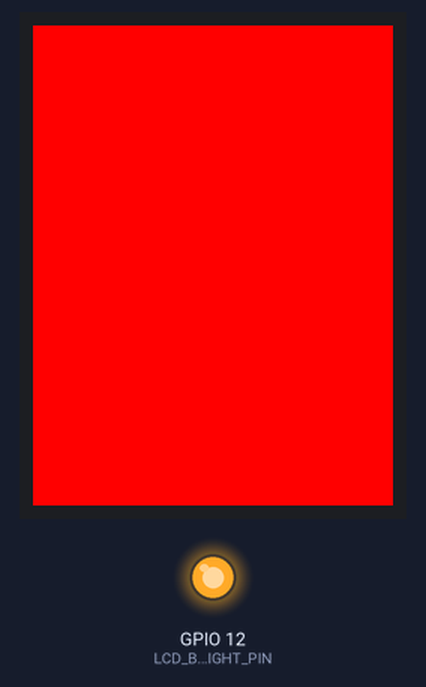
Bench run of a sketch on a simulated ESP32. Shown: 240×320 colour display, output pins drawn as LEDs (lit = HIGH). Pins used as bus, display or sensor lines are not drawn; what the sketch prints to the serial monitor is not drawn.

Above: at 0.9 s.
At 2.9 s:
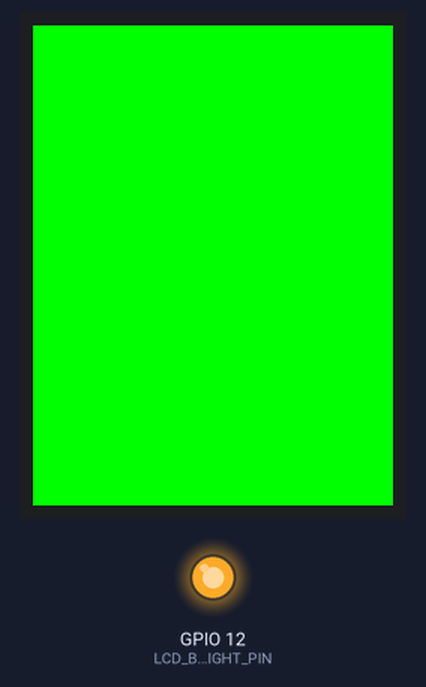
At 5.0 s:
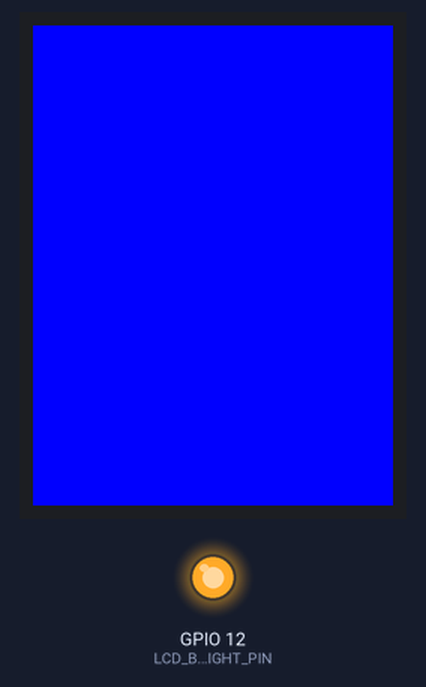
At 7.1 s:
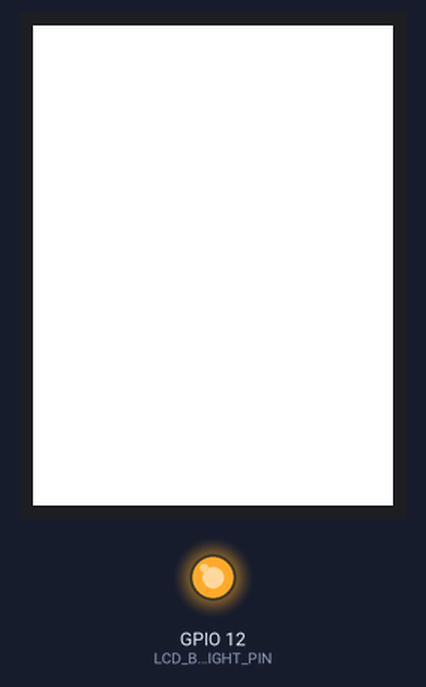
At 9.2 s:
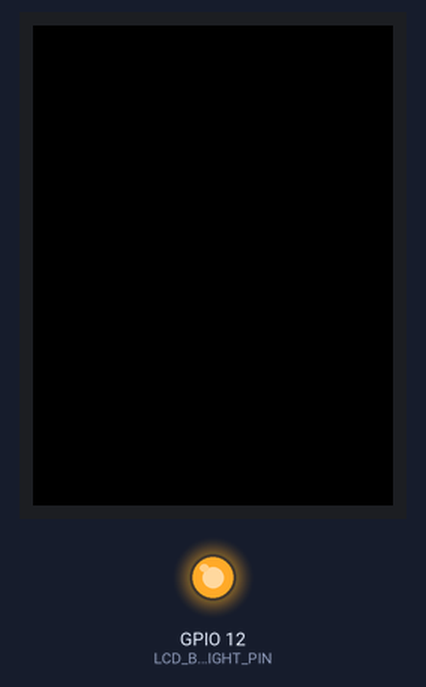
At 11.3 s:
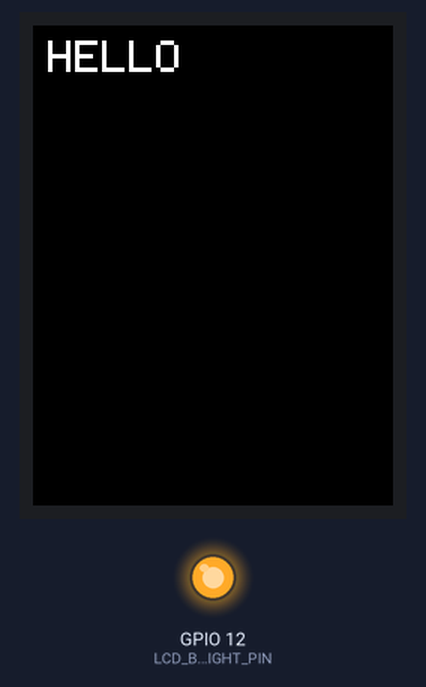

Measured:
- by itself, everything shown: repeats every 13.5 s, in 6 steps
- what the display in image 0 shows lasts 2.1 s, from 0.8 s to 2.9 s
- what the display in image 4 shows lasts 2.2 s, from 9.1 s to 11.3 s
- what the display in image 5 shows lasts 3.0 s, from 11.3 s to 14.3 s

The sketch:

LCDTest.ino
```cpp
//      ******************************************************************
//      *                                                                *
//      *   Minimal ILI9341 test -- bypasses TouchUserInterfaceForArduino *
//      *                                                                *
//      ******************************************************************

// Last updated: 2026-07-25 09:09 PDT

//
// Standalone diagnostic for the Airstream board's touchscreen. Talks to
// the Adafruit_ILI9341 driver directly with nothing else running (no LoRa,
// no MPU6050, no TouchUserInterfaceForArduino) to rule out any interaction
// between those and isolate whether the LCD hardware/wiring itself works
// at the most basic level: can we fill the screen a solid color at all?
//
// If this ALSO shows nothing, the problem is wiring/hardware (LCD_CS,
// LCD_DC, LCD_RST, or the SPI lines specific to the LCD connector), not
// anything in the higher-level sketch code.
//

#include <Arduino.h>
#include <SPI.h>
#include <Adafruit_GFX.h>
#include <Adafruit_ILI9341.h>

const int LCD_CS_PIN = 2;
const int LCD_DC_PIN = 17;
// LCD_RESET is jumpered to the LED_RST net (GPIO16), not LCD_RST (GPIO33) --
// GPIO33 isn't actually connected to the panel's reset pin on this board.
const int LCD_RST_PIN = 16;
const int LCD_BACKLIGHT_PIN = 12;

const int SPI_SCK_PIN = 5;
const int SPI_MISO_PIN = 19;
const int SPI_MOSI_PIN = 27;

Adafruit_ILI9341 tft(LCD_CS_PIN, LCD_DC_PIN);

void fillAndReport(const char *colorName, uint16_t color)
{
  Serial.print("Filling screen: ");
  Serial.println(colorName);
  tft.fillScreen(color);
  delay(2000);
}

void setup()
{
  Serial.begin(115200);
  delay(500);
  Serial.println();
  Serial.println("LCDTest starting");

  pinMode(LCD_RST_PIN, OUTPUT);
  digitalWrite(LCD_RST_PIN, LOW);
  delay(20);
  digitalWrite(LCD_RST_PIN, HIGH);
  delay(150);
  Serial.println("LCD_RST pulsed");

  pinMode(LCD_BACKLIGHT_PIN, OUTPUT);
  digitalWrite(LCD_BACKLIGHT_PIN, HIGH);
  Serial.println("Backlight on");

  SPI.begin(SPI_SCK_PIN, SPI_MISO_PIN, SPI_MOSI_PIN);
  Serial.println("SPI.begin() done");

  Serial.println("Calling tft.begin()...");
  tft.begin();
  Serial.println("tft.begin() returned");

  Serial.print("tft.width()=");
  Serial.print(tft.width());
  Serial.print(" tft.height()=");
  Serial.println(tft.height());
}

void loop()
{
  fillAndReport("RED", ILI9341_RED);
  fillAndReport("GREEN", ILI9341_GREEN);
  fillAndReport("BLUE", ILI9341_BLUE);
  fillAndReport("WHITE", ILI9341_WHITE);
  fillAndReport("BLACK", ILI9341_BLACK);

  Serial.println("Drawing text...");
  tft.fillScreen(ILI9341_BLACK);
  tft.setCursor(10, 10);
  tft.setTextColor(ILI9341_WHITE);
  tft.setTextSize(3);
  tft.println("HELLO");
  delay(3000);
}
```
